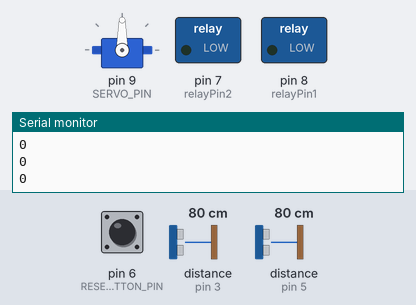
The sketch below on a simulated Arduino Uno, built with avr-gcc and run on an emulated ATmega328P. Shown: servo, switched loads named in the sketch (green lamp = pin HIGH), the last lines printed to the serial monitor. Dashed ring = blinking. Inputs (shaded band) come from the test bench; at power-on: distance to the obstacle (sensors on pin 3, pin 5) 80 cm, pin 6 (RESET_BUTTON_PIN) HIGH. The echo pulse lasts 58.3 µs per cm.

Above: at 1.9 s.
2.0 s: distance to the obstacle (sensor on pin 3) set to 53 cm
3.5 s: distance to the obstacle (sensor on pin 3) set to 43 cm
At 4.3 s:
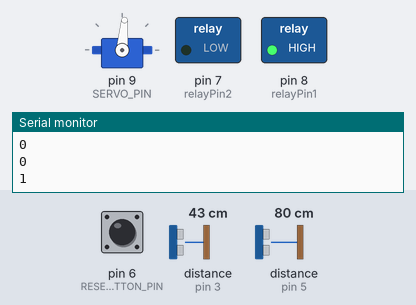
6.8 s: distance to the obstacle (sensor on pin 3) set to 60 cm
At 8.2 s:
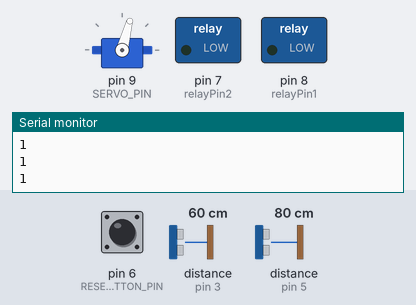
9.2 s: distance to the obstacle (sensor on pin 5) set to 52 cm
10.8 s: distance to the obstacle (sensor on pin 5) set to 43 cm
At 14.0 s:
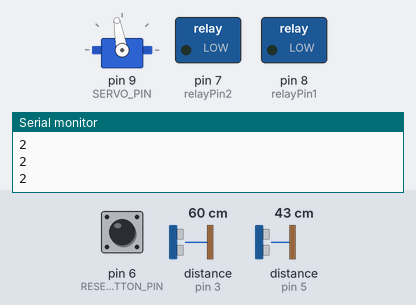
14.1 s: distance to the obstacle (sensor on pin 5) set to 60 cm
At 14.9 s:
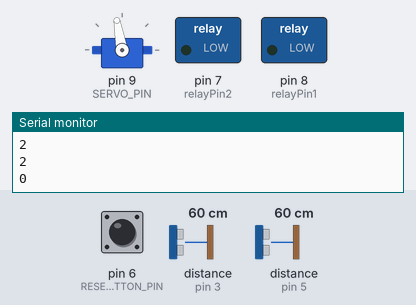
Timing chart, 0 to 16.6 s (numbered marks = the images above; inputs shaded):
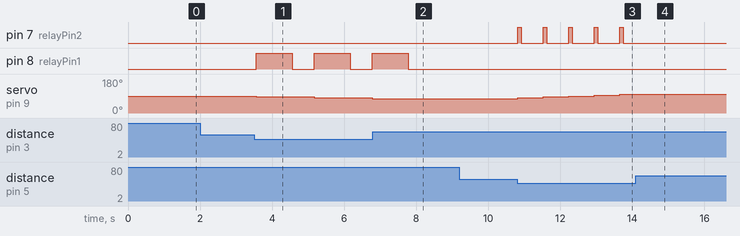

The sketch:

sketch_oct31a.ino
```cpp
#include <NewPing.h>
#include <Servo.h>

#define TRIGGER_PIN1  2  // 第一个超声波传感器的触发引脚
#define ECHO_PIN1     3  // 第一个超声波传感器的回声引脚
#define TRIGGER_PIN2  4  // 第二个超声波传感器的触发引脚
#define ECHO_PIN2     5  // 第二个超声波传感器的回声引脚
#define MAX_DISTANCE  100 // 最大测量距离，单位是厘米
#define SERVO_PIN     9   // 舵机连接的引脚
#define RESET_BUTTON_PIN  6  // 重置按钮连接的引脚

Servo myservo;
NewPing sonar1(TRIGGER_PIN1, ECHO_PIN1, MAX_DISTANCE);
NewPing sonar2(TRIGGER_PIN2, ECHO_PIN2, MAX_DISTANCE);
int pos = 90;  // 舵机的初始位置
int defaultDistance = 50;
const int relayPin1 = 8;  // 继电器连接到Arduino的D7引脚
const int relayPin2 = 7;  // 继电器连接到Arduino的D7引脚

void setup() {
  Serial.begin(9600);
  myservo.attach(SERVO_PIN); // 将舵机连接到定义的引脚上
  pinMode(RESET_BUTTON_PIN, INPUT_PULLUP); // 设置重置按钮为输入并启用内部上拉电阻
  myservo.write(pos); // 移动舵机到初始位置
  pinMode(relayPin1, OUTPUT);  // 设置为输出模式
  pinMode(relayPin2, OUTPUT);
}

void loop() {
  delay(500); // 给传感器稳定时间
  int distance1 = sonar1.ping_cm();
  int distance2 = sonar2.ping_cm();
  int resetButtonState = digitalRead(RESET_BUTTON_PIN);

  if (resetButtonState == LOW) { // 如果重置按钮被按下
    pos = 90; // 设置舵机回到初始位置
    myservo.write(pos);
  } else {
    if (distance1 > 0 && distance1 < defaultDistance) { // 如果第一个传感器检测到的物体距离小于100厘米
      pos -= 5; // 舵机逆时针转动5度
      if (pos < 0) pos = 0; // 防止舵机转动超过极限
      myservo.write(pos);
      Serial.println("1");
      digitalWrite(relayPin1, HIGH);  // 打开继电器（气泵打开）
      delay(1000);
      digitalWrite(relayPin1, LOW);
    } else if (distance2 > 0 && distance2 < defaultDistance) { // 如果第二个传感器检测到的物体距离小于100厘米
      pos += 5; // 舵机顺时针转动5度
      if (pos > 180) pos = 180; // 防止舵机转动超过极限
      myservo.write(pos);
      Serial.println("2");
      digitalWrite(relayPin2, HIGH);
      delay(100);  // 持续5秒
      digitalWrite(relayPin2, LOW);
    }else{
      digitalWrite(relayPin1, LOW);  // 关闭继电器（气泵关闭）
      digitalWrite(relayPin2, LOW);  // 关闭继电器（气泵关闭）
      Serial.println("0");
    }
  }

  // 一些调试信息
  //Serial.print("Distance1: ");
  //Serial.print(distance1);
  //Serial.print("cm, Distance2: ");
 // Serial.print(distance2);
  //Serial.print("cm, Servo Position: ");
  //Serial.println(pos);

  delay(100); // 稍作延时，避免舵机响应过快
}
```

Measured:
- the behaviour switches between 49 and 48 cm on distance to the obstacle (sensor on pin 3) (found by bisection; images 0 and 1)
- the behaviour switches between 49 and 48 cm on distance to the obstacle (sensor on pin 5) (found by bisection; images 2 and 3)
- after the input at 3.5 s, pin 8 (relayPin1): alternates HIGH for 1.0 s and LOW for 0.61 s, starting after 0.06 s; servo on pin 9 (SERVO_PIN): 90° → 85° after 0.06 s, → 80° 1.6 s later, → 75° 1.6 s later
- after the input at 6.8 s, pin 8 (relayPin1): goes on until 7.8 s, then stays LOW; servo on pin 9 (SERVO_PIN): stays 75° (without the input it goes to 70° after 1.6 s)
- after the input at 10.8 s, pin 7 (relayPin2): alternates HIGH for 0.10 s and LOW for 0.61 s, starting at once; servo on pin 9 (SERVO_PIN): moves from 75° to 100° over 2.8 s, starting at once
- after the input at 14.1 s, pin 7 (relayPin2): stops changing and stays LOW; servo on pin 9 (SERVO_PIN): stays 100° (without the input it goes to 105° after 0.26 s)
